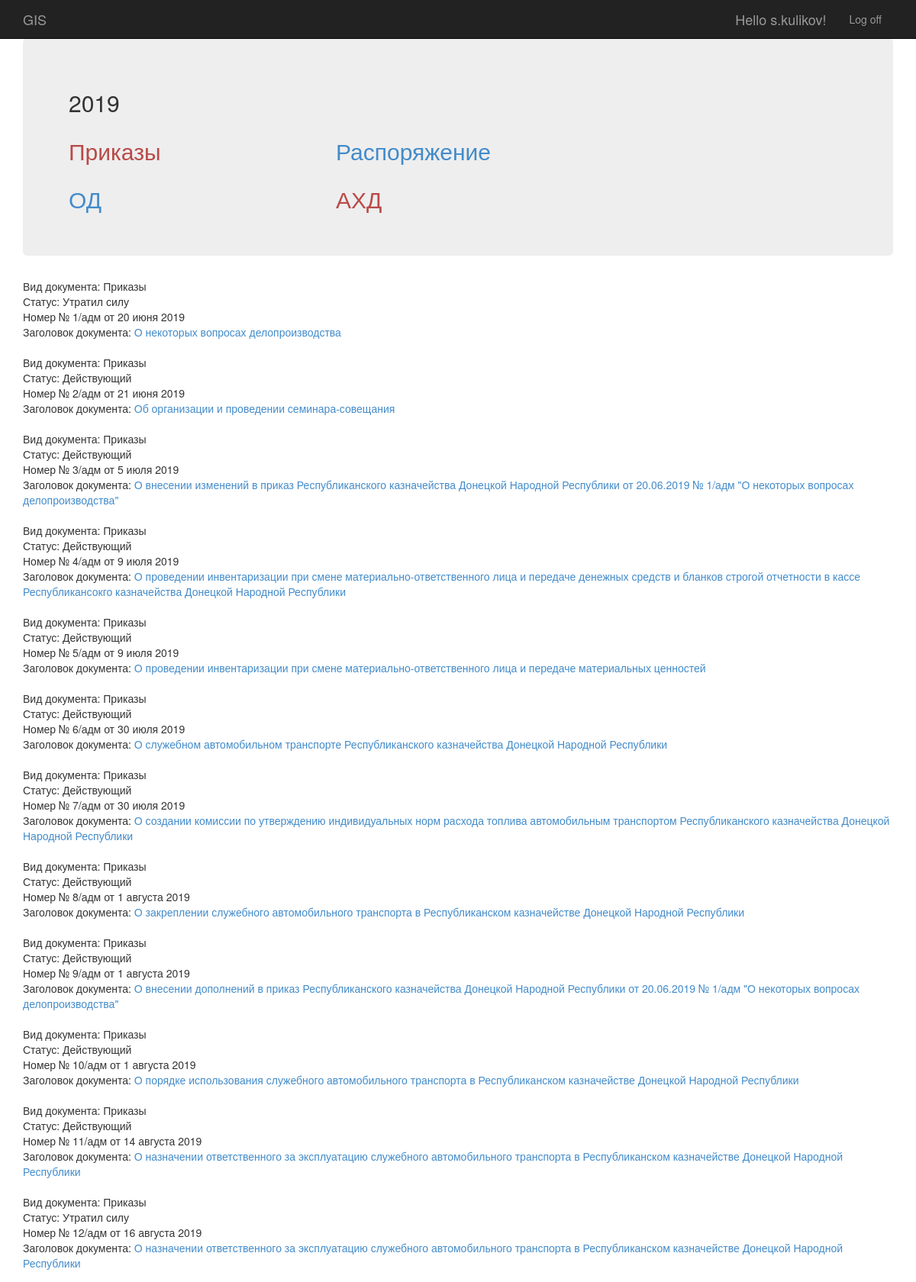
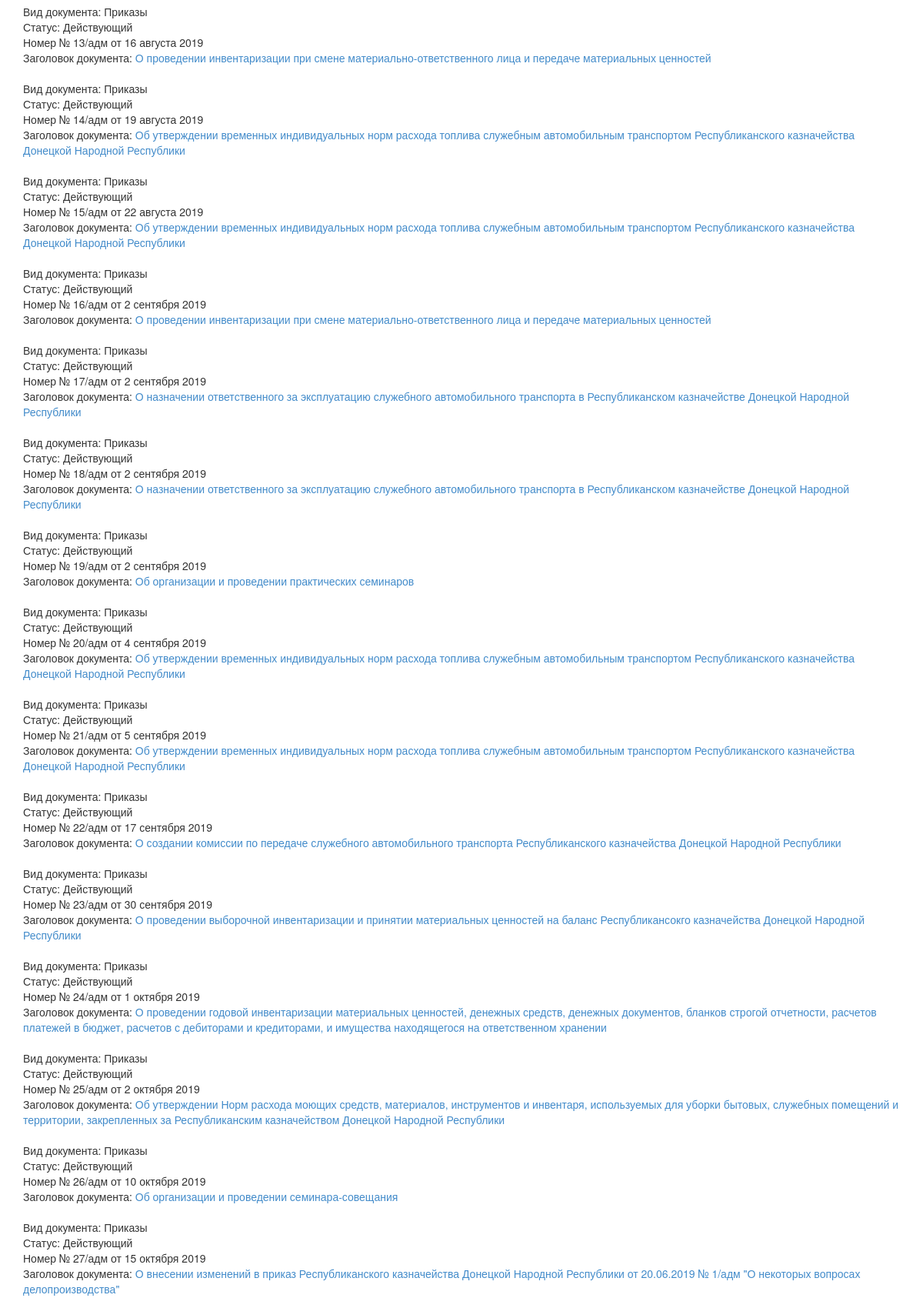
Screenshot of /org/2019/1/0 (signed in, upper part) with the database file from the repository (2 pictures, top to bottom).
### app/models.py (models this page shows, shortened)
class npa (models.Model):
     year = models.ForeignKey(Years,null=True , on_delete = models.SET_NULL)
     vid_del = models.IntegerField(default = 1,
                                    verbose_name=u"Вид деятельности",
                                    blank = True,
                                    null = True,
                                    help_text ='1->ОД, 0->АХД',
                                    choices =( (1, 'ОД'), (0, 'АХД') ) )
     vid = models.IntegerField(default = 1,
                                    verbose_name=u"Вид",
                                    blank = True,
                                    null = True,
                                    help_text ='1->Приказы, 0->Распоряжение',
                                    choices =( (1, 'Приказы'), (0, 'Распоряжение') ) )
     nomer = models.CharField(max_length = 10,verbose_name=u"Номер")
     date = models.DateTimeField(verbose_name=u"Дата")
     name = models.CharField(max_length = 1000,verbose_name=u"Наименовение")
     status = models.IntegerField(default = 1,
                                    verbose_name=u"Статус",
                                    blank = True,
                                    null = True,
                                    help_text ='1->Действующий, 0->Утратил силу',
                                    choices =( (1, 'Действующий'), (0, 'Утратил силу') ) )
     kol_list = models.IntegerField(default = 1,
                                    verbose_name=u"Количество страниц документа",
                                    blank = True,
                                    null = True)
     kol_prl = models.IntegerField(default = 1,
                                    verbose_name=u"Количество страниц приложения",
                                    blank = True,
                                    null = True)
     razrab = models.CharField(max_length = 50, verbose_name=u"Разработчик")
     document = models.FileField(upload_to='./%Y/%m/%d/', verbose_name=u"Документ")
     is_active = models.IntegerField(default = 1,
                                    verbose_name=u"----------",
                                    blank = True,
                                    null = True,
                                    help_text ='1->активно, 0->Не активно',
                                    choices =( (1, 'активно'), (0, 'Не активно') ) )
     class Meta:
            verbose_name = 'НПА'
            verbose_name_plural = 'НПА'

### app/views.py (the view)
# urls.py: path('org/<int:year_id>/<int:vid_id>/<int:vid_del_id>', views.org, name='org'),
def org(request, year_id,vid_id,vid_del_id):
    assert isinstance(request, HttpRequest)
    id_ears = Years.objects.filter(name = year_id).first()
    return render(
        request,
        'app/org.html',
        {
            'title':'Список документов',
            'vid_del_id':vid_del_id,
            'year_id':year_id,
            'vid_id':vid_id,
            'npas':npa.objects.filter(is_active = 1).filter(vid = vid_id).filter(vid_del = vid_del_id).order_by("date"),
            'npa':npa.objects.filter(is_active = 1).filter(vid = vid_id).filter(vid_del = vid_del_id).first(),
            'year':datetime.now().year,
        }
    )

### app/templates/app/org.html (shortened to what this page needs)
{% extends "app/layout.html" %}
{% block content %}
<div class="jumbotron">
        <h2>{{ year_id }}</h2>
	<div class="row">
	<div class="col-md-4">
			 {% if vid_id == 1 %}
			 <h2><a class="text-danger"  href="../1/{{ vid_del_id }}">Приказы</a></h2>
			{% endif %}
    	</div>
    	<div class="col-md-4">
			 {% if vid_id == 1 %}
			 <h2><a class="text-dark"  href="../0/{{ vid_del_id }}">Распоряжение</a></h2>
			{% endif %}
    	</div>
	</div>
 <div class="row">
	<div class="col-md-4">
        	  {% if vid_del_id == 0 %}
			 <h2><a class="text-dark"  href="../{{ vid_id }}/1">ОД</a></h2>
			{% endif %}
    </div>
    <div class="col-md-4">
    	    {% if vid_del_id == 0 %}
			 <h2><a class="text-danger"  href="../{{ vid_id }}/0">АХД</a></h2>
			{% endif %}
    </div>
	</div>
 </div>
{% for npa in npas %}
<div class="md-4">
		<div class="small-12 column">
			<div class="theorg" >Вид документа:
			 {% if npa.vid == 1 %}
			 Приказы
			{% endif %}
			 </div>
			Статус: {% if npa.status == 1 %}
			 Действующий
			{% endif %}
			 {% if npa.status == 0 %}
			 Утратил силу
			{% endif %}
			</div>
		<div class="small-4 column text-left">
			<span class="orgnum">Номер № {{ npa.nomer }}{% if npa.vid_del == 0  %}/адм{% endif %} от {{ npa.date|date:"j E Y" }}</span>
		<br>
					</div>
		<span class="npaname">
			<div class="small-8 column">
				Заголовок документа: <a href="../../../document/{{ npa.id }}">{{ npa.name }}</a>
			</div>
		</span>
</div>
<br>
 {% endfor %}
{% endblock %}

### app/templates/app/loginpartial.html (shortened to what this page needs)
{% if user.is_authenticated %}
<form id="logoutForm" action="/logout/" method="post" class="navbar-right">
    <ul class="nav navbar-nav navbar-right">
        <li><span class="navbar-brand">Hello {{ user.username }}!</span></li>
        <li><a href="javascript:document.getElementById('logoutForm').submit()">Log off</a></li>
    </ul>
</form>
{% else %}
<ul class="nav navbar-nav navbar-right">
    <li><a href="{% url 'login' %}">Log in</a></li>
</ul>
{% endif %}

### app/static/app/content/site.css (style rules this page uses)
body { padding-top: 50px; padding-bottom: 20px; }

### rows the page displays
npa: vid "Приказы", status "Утратил силу", nomer "1", vid_del "/адм", date "20 июня 2019", name "О некоторых вопросах делопроизводства"
npa: vid "Приказы", status "Действующий", nomer "2", vid_del "/адм", date "21 июня 2019", name "Об организации и проведении семинара-совещания"
npa: vid "Приказы", status "Действующий", nomer "3", vid_del "/адм", date "5 июля 2019", name "О внесении изменений в приказ Республиканского казначейства Донецкой Народной Республики от 20.06.2019 № 1/адм \"О некоторых вопросах делопроизводства\""
npa: vid "Приказы", status "Действующий", nomer "4", vid_del "/адм", date "9 июля 2019", name "О проведении инвентаризации при смене материально-ответственного лица и передаче денежных средств и бланков строгой отчетности в кассе Республикансокго казначейства Донецкой Народной Республики"
npa: vid "Приказы", status "Действующий", nomer "5", vid_del "/адм", date "9 июля 2019", name "О проведении инвентаризации при смене материально-ответственного лица и передаче материальных ценностей"
npa: vid "Приказы", status "Действующий", nomer "6", vid_del "/адм", date "30 июля 2019", name "О служебном автомобильном транспорте Республиканского казначейства Донецкой Народной Республики"
npa: vid "Приказы", status "Действующий", nomer "7", vid_del "/адм", date "30 июля 2019", name "О создании комиссии по утверждению индивидуальных норм расхода топлива автомобильным транспортом Республиканского казначейства Донецкой Народной Республики"
npa: vid "Приказы", status "Действующий", nomer "8", vid_del "/адм", date "1 августа 2019", name "О закреплении служебного автомобильного транспорта в Республиканском казначействе Донецкой Народной Республики"
npa: vid "Приказы", status "Действующий", nomer "9", vid_del "/адм", date "1 августа 2019", name "О внесении дополнений в приказ Республиканского казначейства Донецкой Народной Республики от 20.06.2019 № 1/адм \"О некоторых вопросах делопроизводства\""
npa: vid "Приказы", status "Действующий", nomer "10", vid_del "/адм", date "1 августа 2019", name "О порядке использования служебного автомобильного транспорта в Республиканском казначействе Донецкой Народной Республики"
npa: vid "Приказы", status "Действующий", nomer "11", vid_del "/адм", date "14 августа 2019", name "О назначении ответственного за эксплуатацию служебного автомобильного транспорта в Республиканском казначействе Донецкой Народной Республики"
npa: vid "Приказы", status "Утратил силу", nomer "12", vid_del "/адм", date "16 августа 2019", name "О назначении ответственного за эксплуатацию служебного автомобильного транспорта в Республиканском казначействе Донецкой Народной Республики"
npa: vid "Приказы", status "Действующий", nomer "13", vid_del "/адм", date "16 августа 2019", name "О проведении инвентаризации при смене материально-ответственного лица и передаче материальных ценностей"
npa: vid "Приказы", status "Действующий", nomer "14", vid_del "/адм", date "19 августа 2019", name "Об утверждении временных индивидуальных норм расхода топлива служебным автомобильным транспортом Республиканского казначейства Донецкой Народной Республики"
npa: vid "Приказы", status "Действующий", nomer "15", vid_del "/адм", date "22 августа 2019", name "Об утверждении временных индивидуальных норм расхода топлива служебным автомобильным транспортом Республиканского казначейства Донецкой Народной Республики"
npa: vid "Приказы", status "Действующий", nomer "16", vid_del "/адм", date "2 сентября 2019", name "О проведении инвентаризации при смене материально-ответственного лица и передаче материальных ценностей"
npa: vid "Приказы", status "Действующий", nomer "17", vid_del "/адм", date "2 сентября 2019", name "О назначении ответственного за эксплуатацию служебного автомобильного транспорта в Республиканском казначействе Донецкой Народной Республики"
npa: vid "Приказы", status "Действующий", nomer "18", vid_del "/адм", date "2 сентября 2019", name "О назначении ответственного за эксплуатацию служебного автомобильного транспорта в Республиканском казначействе Донецкой Народной Республики"
npa: vid "Приказы", status "Действующий", nomer "19", vid_del "/адм", date "2 сентября 2019", name "Об организации и проведении практических семинаров"
npa: vid "Приказы", status "Действующий", nomer "20", vid_del "/адм", date "4 сентября 2019", name "Об утверждении временных индивидуальных норм расхода топлива служебным автомобильным транспортом Республиканского казначейства Донецкой Народной Республики"
npa: vid "Приказы", status "Действующий", nomer "21", vid_del "/адм", date "5 сентября 2019", name "Об утверждении временных индивидуальных норм расхода топлива служебным автомобильным транспортом Республиканского казначейства Донецкой Народной Республики"
npa: vid "Приказы", status "Действующий", nomer "22", vid_del "/адм", date "17 сентября 2019", name "О создании комиссии по передаче служебного автомобильного транспорта Республиканского казначейства Донецкой Народной Республики"
npa: vid "Приказы", status "Действующий", nomer "23", vid_del "/адм", date "30 сентября 2019", name "О проведении выборочной инвентаризации и принятии материальных ценностей на баланс Республикансокго казначейства Донецкой Народной Республики"
npa: vid "Приказы", status "Действующий", nomer "24", vid_del "/адм", date "1 октября 2019", name "О проведении годовой инвентаризации материальных ценностей, денежных средств, денежных документов, бланков строгой отчетности, расчетов платежей в бюджет, расчетов с дебиторами и кредиторами, и имущества находящегося на ответственном хранении"
npa: vid "Приказы", status "Действующий", nomer "25", vid_del "/адм", date "2 октября 2019", name "Об утверждении Норм расхода моющих средств, материалов, инструментов и инвентаря, используемых для уборки бытовых, служебных помещений и территории, закрепленных за Республиканским казначейством Донецкой Народной Республики"
npa: vid "Приказы", status "Действующий", nomer "26", vid_del "/адм", date "10 октября 2019", name "Об организации и проведении семинара-совещания"
npa: vid "Приказы", status "Действующий", nomer "27", vid_del "/адм", date "15 октября 2019", name "О внесении изменений в приказ Республиканского казначейства Донецкой Народной Республики от 20.06.2019 № 1/адм \"О некоторых вопросах делопроизводства\""

### other values shown
{{ user.username }} "s.kulikov"
{{ year_id }} "2019"
